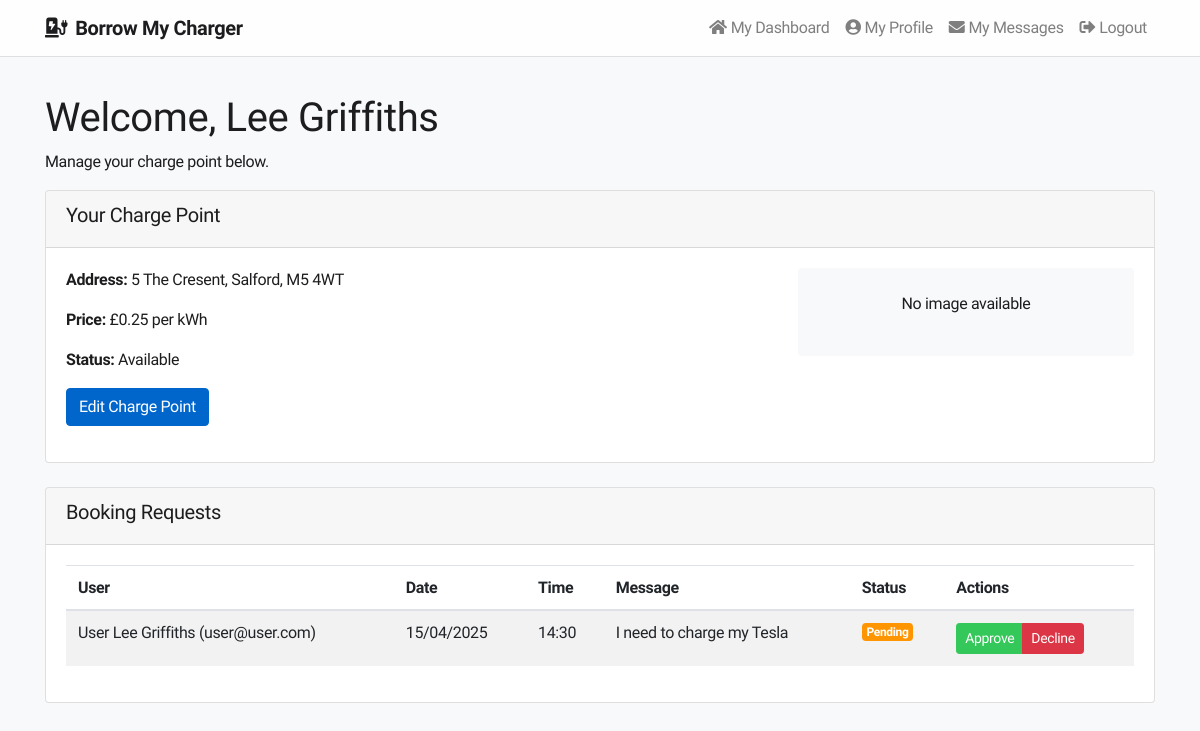
Screenshot of /homeowner-dashboard.php (signed in) with the database file from the repository.
### tables this page shows
CREATE TABLE IF NOT EXISTS charge_points (
    id INT AUTO_INCREMENT PRIMARY KEY,
    user_id INT NOT NULL,
    address VARCHAR(255) NOT NULL,
    latitude DECIMAL(10, 8) NOT NULL,
    longitude DECIMAL(11, 8) NOT NULL,
    price DECIMAL(5, 2) NOT NULL,
    availability BOOLEAN DEFAULT TRUE,
    image VARCHAR(255),
    created_at TIMESTAMP DEFAULT CURRENT_TIMESTAMP,
    FOREIGN KEY (user_id) REFERENCES users(id) ON DELETE CASCADE
);

CREATE TABLE IF NOT EXISTS bookings (
    id INT AUTO_INCREMENT PRIMARY KEY,
    user_id INT NOT NULL,
    charge_point_id INT NOT NULL,
    booking_date DATE NOT NULL,
    booking_time TIME NOT NULL,
    message TEXT,
    status ENUM('pending', 'approved', 'declined') DEFAULT 'pending',
    created_at TIMESTAMP DEFAULT CURRENT_TIMESTAMP,
    FOREIGN KEY (user_id) REFERENCES users(id) ON DELETE CASCADE,
    FOREIGN KEY (charge_point_id) REFERENCES charge_points(id) ON DELETE CASCADE
);

CREATE TABLE IF NOT EXISTS users (
    id INT AUTO_INCREMENT PRIMARY KEY,
    name VARCHAR(100) NOT NULL,
    email VARCHAR(100) NOT NULL UNIQUE,
    password VARCHAR(255) NOT NULL,
    role ENUM('user', 'homeowner', 'admin') NOT NULL,
    status ENUM('pending', 'approved', 'suspended') DEFAULT 'pending',
    created_at TIMESTAMP DEFAULT CURRENT_TIMESTAMP
);

### homeowner-dashboard.php (called while the page is built, shortened)
<?php
$view = new stdClass();
require_once("models/ChargePoint.php");
require_once("models/Booking.php");
$chargePointModel = new ChargePoint($conn);
$bookingModel = new Booking($conn);
$view->chargePoint = $chargePointModel->getByUserId($_SESSION['user_id']);
$view->bookings = $bookingModel->getByHomeownerId($_SESSION['user_id']);
require_once("views/homeowner/dashboard.phtml");
?>

### models/ChargePoint.php (called while the page is built, shortened)
<?php
class ChargePoint {
    private $conn;
    public function __construct($dbConn) {
        $this->conn = $dbConn;
    }
    public function getByUserId($userId) {
        $stmt = $this->conn->prepare("SELECT * FROM charge_points WHERE user_id = ?");
        $stmt->execute([$userId]);
        return $stmt->fetch(PDO::FETCH_ASSOC);
    }
}
?>

### models/Booking.php (called while the page is built, shortened)
<?php
class Booking {
    private $conn;
    public function __construct($dbConn) {
        $this->conn = $dbConn;
    }
    public function getByHomeownerId($homeownerId) {
        $stmt = $this->conn->prepare("
            SELECT b.*, cp.address, u.name as user_name, u.email as user_email
            FROM bookings b
            JOIN charge_points cp ON b.charge_point_id = cp.id
            JOIN users u ON b.user_id = u.id
            WHERE cp.user_id = ?
            ORDER BY b.created_at DESC
        ");
        $stmt->execute([$homeownerId]);
        return $stmt->fetchAll(PDO::FETCH_ASSOC);
    }
}
?>

### views/homeowner/dashboard.phtml (the view, shortened to what this page needs)
<?php include 'views/includes/header.phtml'; ?>
<div class="container mt-4 homeowner-dashboard">
    <h1>Welcome, <?php echo $_SESSION['user_name']; ?></h1>
    <p>Manage your charge point below.</p>
    <?php if (isset($view->chargePoint) && $view->chargePoint): ?>
        <div class="card mb-4">
            <div class="card-header">
                <h5>Your Charge Point</h5>
            </div>
            <div class="card-body">
                <div class="row">
                    <div class="col-md-8">
                        <p><strong>Address:</strong> <?php echo $view->chargePoint['address']; ?></p>
                        <p><strong>Price:</strong> £<?php echo $view->chargePoint['price']; ?> per kWh</p>
                        <p><strong>Status:</strong> <?php echo $view->chargePoint['availability'] ? 'Available' : 'Not Available'; ?></p>
                        <p>
                            <a href="edit-chargepoint.php?id=<?php echo $view->chargePoint['id']; ?>" class="btn btn-primary">Edit Charge Point</a>
                        </p>
                    </div>
                    <div class="col-md-4">
                        <?php if ($view->chargePoint['image']): ?>
                            <img src="uploads/<?php echo $view->chargePoint['image']; ?>" class="img-fluid rounded" alt="Charge Point">
                        <?php else: ?>
                            <div class="text-center p-4 bg-light rounded">
                                <p>No image available</p>
                            </div>
                        <?php endif; ?>
                    </div>
                </div>
            </div>
        </div>
    <?php endif; ?>
    <div class="card">
        <div class="card-header">
            <h5>Booking Requests</h5>
        </div>
        <div class="card-body">
            <?php if (empty($view->bookings)): ?>
                <p>No booking requests yet.</p>
            <?php else: ?>
                <div class="table-responsive">
                    <table class="table table-striped" id="bookings-table">
                        <thead>
                            <tr>
                                <th>User</th>
                                <th>Date</th>
                                <th>Time</th>
                                <th>Message</th>
                                <th>Status</th>
                                <th>Actions</th>
                            </tr>
                        </thead>
                        <tbody>
                            <?php foreach ($view->bookings as $booking): ?>
                                <tr data-booking-id="<?php echo $booking['id']; ?>">
                                    <td><?php echo htmlspecialchars($booking['user_name']); ?> (<?php echo htmlspecialchars($booking['user_email']); ?>)</td>
                                    <td><?php echo date('d/m/Y', strtotime($booking['booking_date'])); ?></td>
                                    <td><?php echo date('H:i', strtotime($booking['booking_time'])); ?></td>
                                    <td><?php echo htmlspecialchars($booking['message'] ?: 'No message'); ?></td>
                                    <td class="booking-status">
                                        <?php if ($booking['status'] === 'pending'): ?>
                                            <span class="badge badge-warning">Pending</span>
                                        <?php elseif ($booking['status'] === 'approved'): ?>
                                            <span class="badge badge-success">Approved</span>
                                        <?php elseif ($booking['status'] === 'declined'): ?>
                                            <span class="badge badge-danger">Declined</span>
                                        <?php endif; ?>
                                    </td>
                                    <td class="booking-actions">
                                        <?php if ($booking['status'] === 'pending'): ?>
                                            <div class="btn-group" role="group">
                                                <a href="booking-action.php?id=<?php echo $booking['id']; ?>&action=approve" class="btn btn-sm btn-success">Approve</a>
                                                <a href="booking-action.php?id=<?php echo $booking['id']; ?>&action=decline" class="btn btn-sm btn-danger">Decline</a>
                                            </div>
                                        <?php else: ?>
                                            <span class="text-muted">No actions available</span>
                                        <?php endif; ?>
                                    </td>
                                </tr>
                            <?php endforeach; ?>
                        </tbody>
                    </table>
                </div>
            <?php endif; ?>
        </div>
    </div>
</div>
<?php include 'views/includes/footer.phtml'; ?>

### css/styles.css (style rules this page uses)
.badge-warning { background-color: #ff9500; color: #fff; }

### views/includes/header.phtml (style rules this page uses)
body { font-family: 'SF Pro Display', -apple-system, BlinkMacSystemFont, 'Segoe UI', Roboto, Helvetica, Arial, sans-serif; background-color: #f5f5f7; color: #1d1d1f; letter-spacing: -0.022em; }
.btn-primary { background-color: #0066cc; border-color: #0066cc; }
.btn-success { background-color: #34c759; border-color: #34c759; }

### rows the page displays
charge_points: address "5 The Cresent, Salford, M5 4WT", price "0.25"
bookings: user.name "User Lee Griffiths", user.email "user@user.com", booking_date "15/04/2025", booking_time "14:30", message "I need to charge my Tesla", status "Pending"

### other values shown
$_SESSION['user_name'] "Lee Griffiths"
